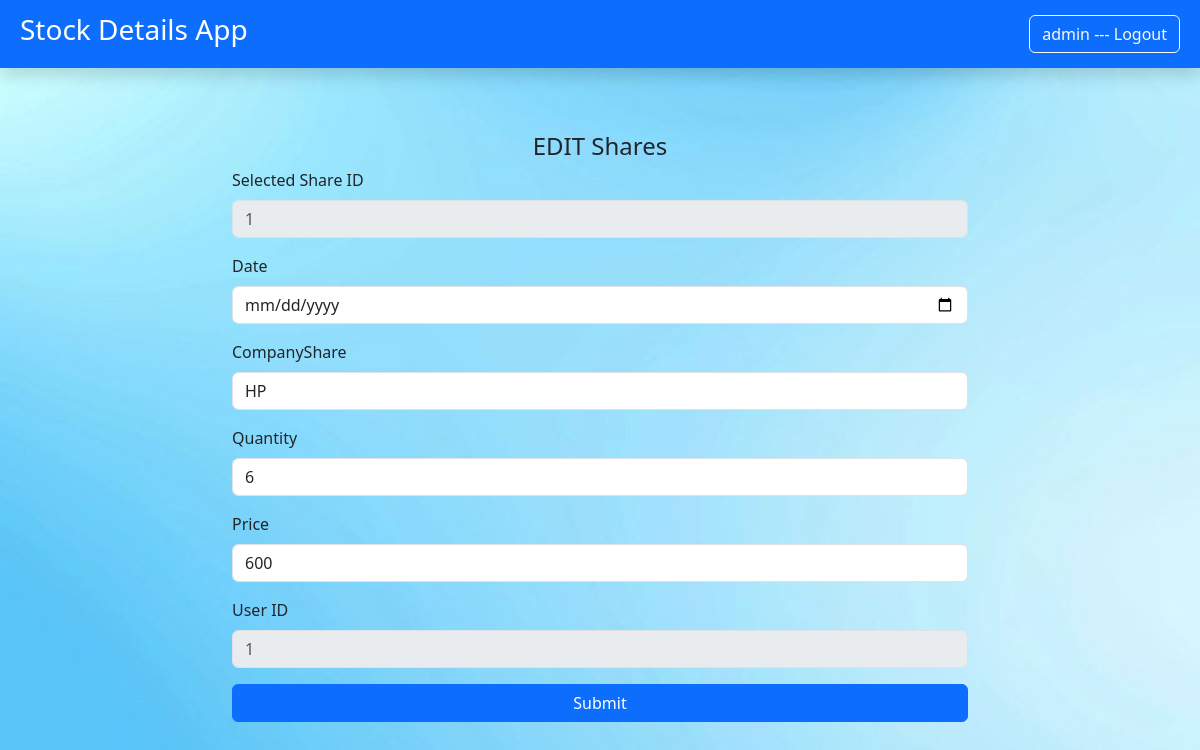
/editshare/1/1 (signed in), run on the app's committed database.
### sharesapp/models.py (models this page shows)
class UserShareDetails(models.Model):
    s_id=models.BigAutoField(auto_created=True,primary_key=True)
    date=models.DateField(auto_now=True)
    companyshare=models.CharField(max_length=50)
    quantity=models.IntegerField()
    price=models.BigIntegerField()
    user_id=models.ForeignKey(User,related_name='UserShare',on_delete=models.CASCADE)

### sharesapp/views.py (the view, shortened to what this page needs)
# urls.py: path('editshare/<int:id>/<int:s_id>',views.edit_share,name="EDIT_SHARE"),
@login_required(login_url="LOG_IN")
def edit_share(request,id=None,s_id=None):
    if request.method=="GET" and id!=None and s_id!=None:
        eobj=UserShareDetails.objects.get(s_id=s_id)
        ul=UserLogDetails()
        return render(request,'sharesapp/edit_share.html',{'eobj':eobj,'uid':id})

### sharesapp/templates/sharesapp/edit_share.html (shortened to what this page needs)
{% extends "base.html" %}
{% block content %}
<div class="container mt-5">
    <div class="row">
        <div class="col-md-8 mx-auto">
          <ul class="nav justify-content-center mt-3">
            <li class="nav-item">
               <h4>EDIT Shares</h4>
            </li>
          </ul>
        </div>
    </div>
    <div class="row">
      <div class="col-md-8 mx-auto">
        <form  action="" method="POST">
             <div class="mb-3">
                <label for="exampleInputEmail1" class="form-label">Selected Share ID</label>
                <input type="number" class="form-control"  name="companyshare"  placeholder= {{eobj.s_id}}  disabled>
            </div>
            <div class="mb-3">
                <label for="exampleInputEmail1" class="form-label">Date</label>
                <input type="date" class="form-control"  name="date" value={{eobj.date}} required>
            </div>
            <div class="mb-3">
                <label for="exampleInputEmail1" class="form-label">CompanyShare</label>
                <input type="text" class="form-control"  name="companyshare" value={{eobj.companyshare}} required>
            </div>
            <div class="mb-3">
                <label for="exampleInputPassword1" class="form-label">Quantity</label>
                <input type="number" class="form-control" name="quantity" value={{eobj.quantity}} required>
            </div>
            <div class="mb-3">
                <label for="exampleInputEmail1" class="form-label">Price</label>
                <input type="number" class="form-control"  name="price" value={{eobj.price}} required>
            </div>
            <div class="mb-3">
                <label for="exampleInputEmail1" class="form-label">User ID</label>
                <input type="number" class="form-control"  name="price" placeholder={{eobj.user_id_id}} disabled>
            </div>
            <div class="d-grid gap-2 mb-4">
                <button type="submit" class="btn btn-primary">Submit</button>
            </div>
        </form>
    </div>
</div>
{% endblock content %}

### sharesapp/templates/sharesapp/base.html (shortened to what this page needs)
<!doctype html>
{% load static %}
<html lang="en">
  <head>
    <link href="https://cdn.jsdelivr.net/npm/bootstrap@5.3.2/dist/css/bootstrap.min.css" rel="stylesheet">
  </head>
  <body background="{% static 'images\bg7.jpg' %}" background-repeat: repeat;>
    <nav class="navbar navbar-dark bg-primary shadow p-2 mb-5" style="background-color: #e3f2fd;">
      <div class="container-fluid  ">
        <a class="navbar-brand "><h3> Stock Details App</h3></a>
        <form class="d-flex" role="search">
         {% if request.user.is_authenticated %}
         <a href="{% url "LOG_OUT" %}" class="btn btn-outline-light align-content-lg-end ms-2"> {{ request.user}} --- Logout</a>
         {% else %}
            <a href="{% url "LOG_IN" %}" class="btn btn-outline-light align-content-lg-end ms-2">Log-in</a>
         {% endif %}
        </form>
      </div>
    </nav>
    {% block content %} {% endblock content %}
  </body>
</html>

### data on the page
UserShareDetails: companyshare "1", companyshare "HP", quantity "6", price "600", price "1"

### other printed values
{{ request.user }} "admin"
